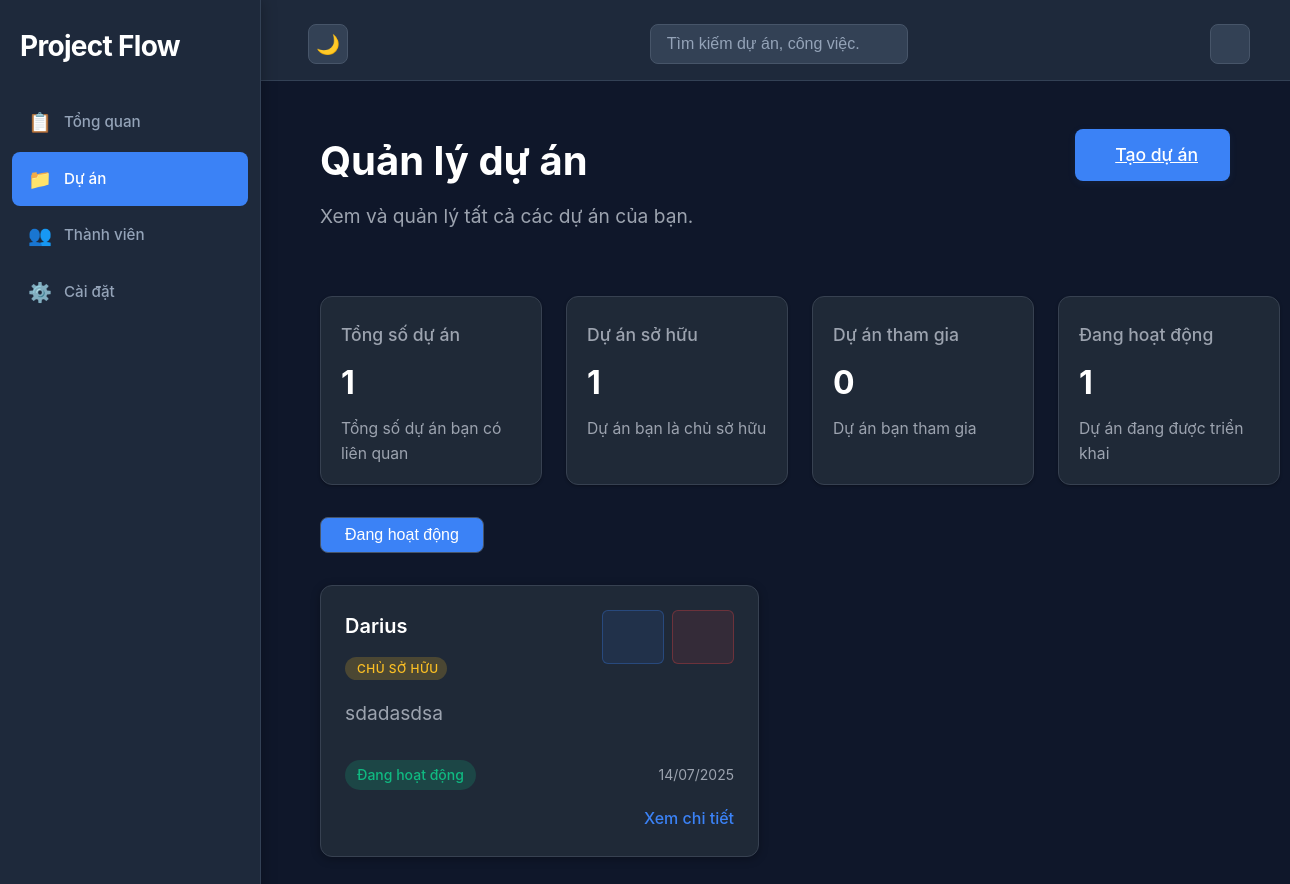
/dashboard/projects/ (signed in), run on an earlier commit of the app's database.
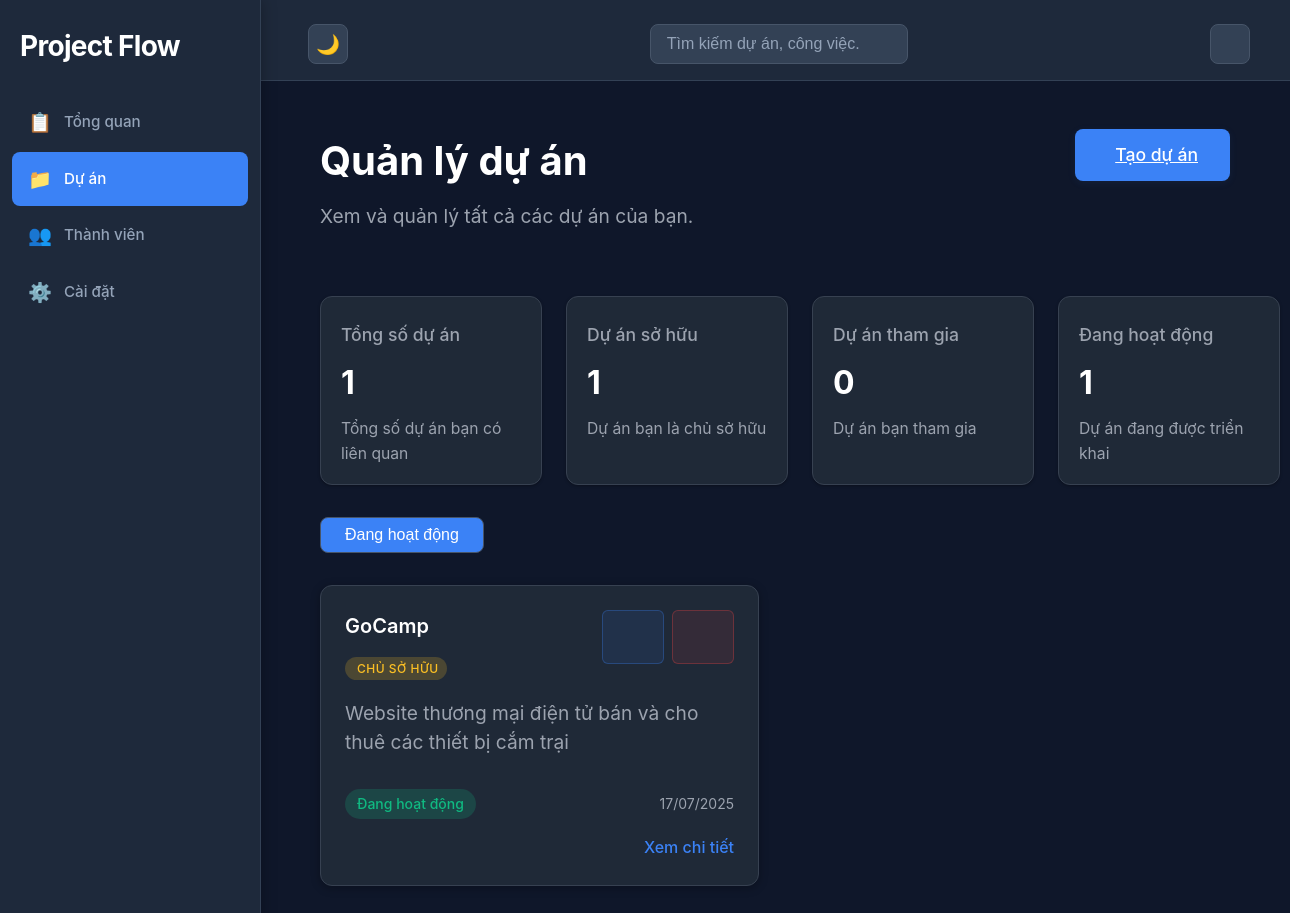
And on a later commit of the database.
### dashboard/models.py (models this page shows)
class Project(models.Model):
    id = models.AutoField(primary_key=True)
    name = models.CharField(max_length=255)
    description = models.TextField()
    status = models.CharField(
        max_length=20,
        choices=ProjectStatus.choices,
        default=ProjectStatus.ACTIVE
    )
    created_at = models.DateTimeField(auto_now_add=True)
    updated_at = models.DateTimeField(auto_now=True)
    archived_at = models.DateTimeField(null=True, blank=True)
    owner = models.ForeignKey(
        User,
        on_delete=models.CASCADE,
        related_name='owned_projects'
    )
    class Meta:
        db_table = 'projects'

### dashboard/views.py (the view, shortened to what this page needs)
# urls.py: path('projects/', views.view_projects, name='view_projects'),
@login_required(login_url="login")
def view_projects(request):
    user = request.user
    owned_projects = Project.objects.filter(owner=user)
    member_projects = ProjectMember.objects.filter(user=user).select_related('project')
    all_project_ids = set()
    projects_data = []
    for project in owned_projects:
        if project.id not in all_project_ids:
            all_project_ids.add(project.id)
            member_role = ProjectMember.objects.filter(user=user, project=project).first()
            user_role = member_role.role if member_role else 'OWNER'
            projects_data.append({
                'project': project,
                'user_role': user_role,
                'is_owner': True
            })
    for member_project in member_projects:
        project = member_project.project
    projects_data.sort(key=lambda x: x['project'].created_at, reverse=True)
    total_projects = len(projects_data)
    owned_projects_count = len([p for p in projects_data if p['is_owner']])
    member_projects_count = len([p for p in projects_data if not p['is_owner']])
    active_projects = len([p for p in projects_data if p['project'].status == 'ACTIVE'])
    completed_projects = len([p for p in projects_data if p['project'].status == 'COMPLETED'])
    on_hold_projects = len([p for p in projects_data if p['project'].status == 'ON_HOLD'])
    context = {
        'username': user.username,
        'projects_data': projects_data,
        'total_projects': total_projects,
        'owned_projects_count': owned_projects_count,
        'member_projects_count': member_projects_count,
        'active_projects': active_projects,
        'completed_projects': completed_projects,
        'on_hold_projects': on_hold_projects,
    }
    return render(request, 'dashboard/projects_content.html', context)

### templates/dashboard/projects_content.html (shortened to what the changed rows need)
{% extends "dashboard/base.html"%}
{% block include_header %}
<link rel="stylesheet" href="/static/dashboard/projects_content.css">
{% endblock%}
{% block container %}
<div id="projects-content" class="content-section">
    <div class="projects-header">
        <div class="projects-title-group">
            <h1>Quản lý dự án</h1>
        </div>
    </div>
    {% if projects_data %}
        <div class="projects-grid">
            {% for project_data in projects_data %}
                <div class="project-card">
                    <div class="project-header">
                        <div class="project-name-section">
                            <h3 class="project-name">{{ project_data.project.name }}</h3>
                            <span class="user-role-badge role-{{ project_data.user_role|lower }}">
                                {% if project_data.user_role == 'OWNER' %}
                                     Chủ sở hữu
                                {% elif project_data.user_role == 'ADMIN' %}
                                    <i class="fas fa-shield-alt"></i> Quản trị viên
                                {% else %}
                                    <i class="fas fa-user"></i> Thành viên
                                {% endif %}
                            </span>
                        </div>
                        {% if project_data.is_owner %}
                        <div class="project-actions">
                            <a href="{% url 'edit_project' project_data.project.id %}" class="action-btn edit-btn" title="Chỉnh sửa">
                            </a>
                            <a href="{% url 'delete_project' project_data.project.id %}" class="action-btn delete-btn" title="Xóa">
                            </a>
                        </div>
                        {% endif %}
                    </div>
                    <p class="project-description">{{ project_data.project.description|truncatechars:100 }}</p>
                    <div class="project-meta">
                        <span class="project-status status-{{ project_data.project.status|lower }}">
                            {% if project_data.project.status == 'ACTIVE' %}
                                 Đang hoạt động
                            {% elif project_data.project.status == 'COMPLETED' %}
                                <i class="fa-solid fa-check-circle"></i> Hoàn thành
                            {% elif project_data.project.status == 'ON_HOLD' %}
                                <i class="fa-solid fa-pause-circle"></i> Tạm dừng
                            {% endif %}
                        </span>
                        <span class="project-date">{{ project_data.project.created_at|date:"d/m/Y" }}</span>
                    </div>
                    <div class="project-footer">
                        <a href="{% url 'view_project_detail' project_data.project.id %}" class="view-project-btn">
                            Xem chi tiết
                        </a>
                    </div>
                </div>
            {% endfor %}
        </div>
    {% endif %}
</div>
{% endblock %}

What changed in the data, as far as the page shows it:
removed Project: project.name "Darius", project.description "sdadasdsa", status "Đang hoạt động", project.created_at "14/07/2025"
added Project: project.name "GoCamp", project.description "Website thương mại điện tử bán và cho thuê các thiết bị cắm trại", status "Đang hoạt động", project.created_at "17/07/2025"
